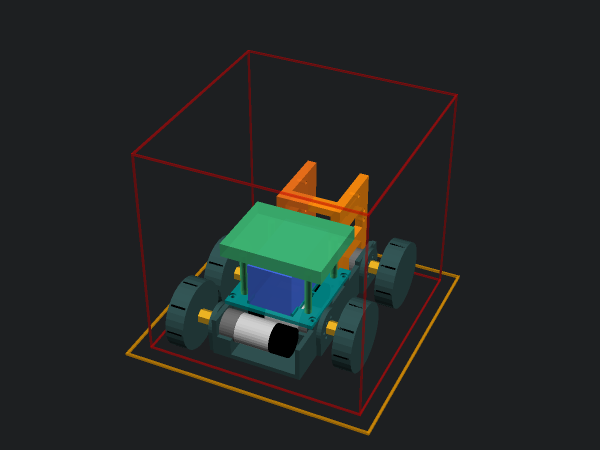
#> input picture 3D_Models/preview_full_assembly_zigzag_iso.png, 1200 x 900 px, found by its file name (shown at 1/2 size)
$ python generate_iso_comparison.py
#> lines starting #> are read from the running program, lines starting #| are printed output that depends on the picture
"""
Generate Isometric Side-by-Side Comparison:
compare_zigzag_vs_balanced_omni_iso.png
"""

import os
from PIL import Image, ImageDraw, ImageFont

BASE_DIR = r"C:\Users\vuasu\.gemini\antigravity\scratch\ORC_K2_Robot_SacHoaTriAn"
MODELS_DIR = os.path.join(BASE_DIR, "3D_Models")

img_zz_iso = os.path.join(MODELS_DIR, "preview_full_assembly_zigzag_iso.png")
img_bal_iso = os.path.join(MODELS_DIR, "preview_full_assembly_balanced_iso.png")

im_zz = Image.open(img_zz_iso).resize((800, 600), Image.Resampling.LANCZOS)
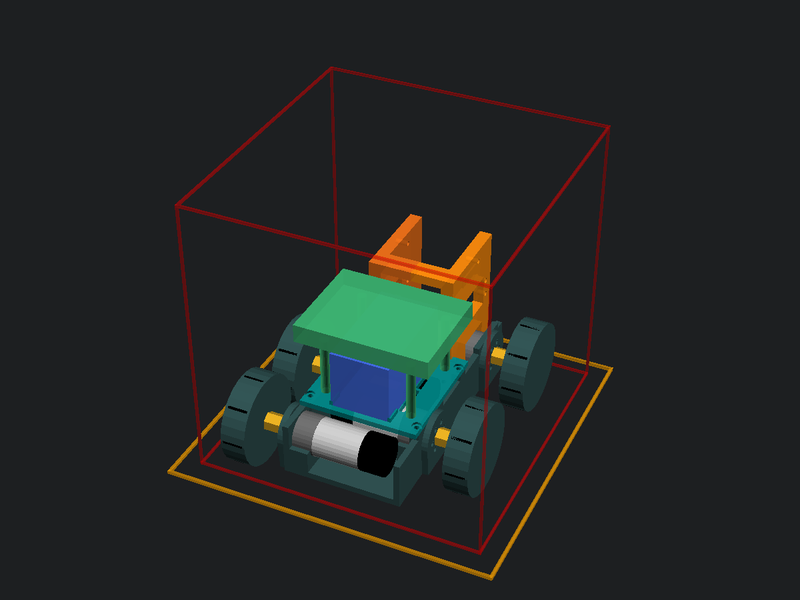
#> im_zz: PIL image 800x600 RGB; mean R, G, B 35.3, 38.7, 37.5
im_bal = Image.open(img_bal_iso).resize((800, 600), Image.Resampling.LANCZOS)
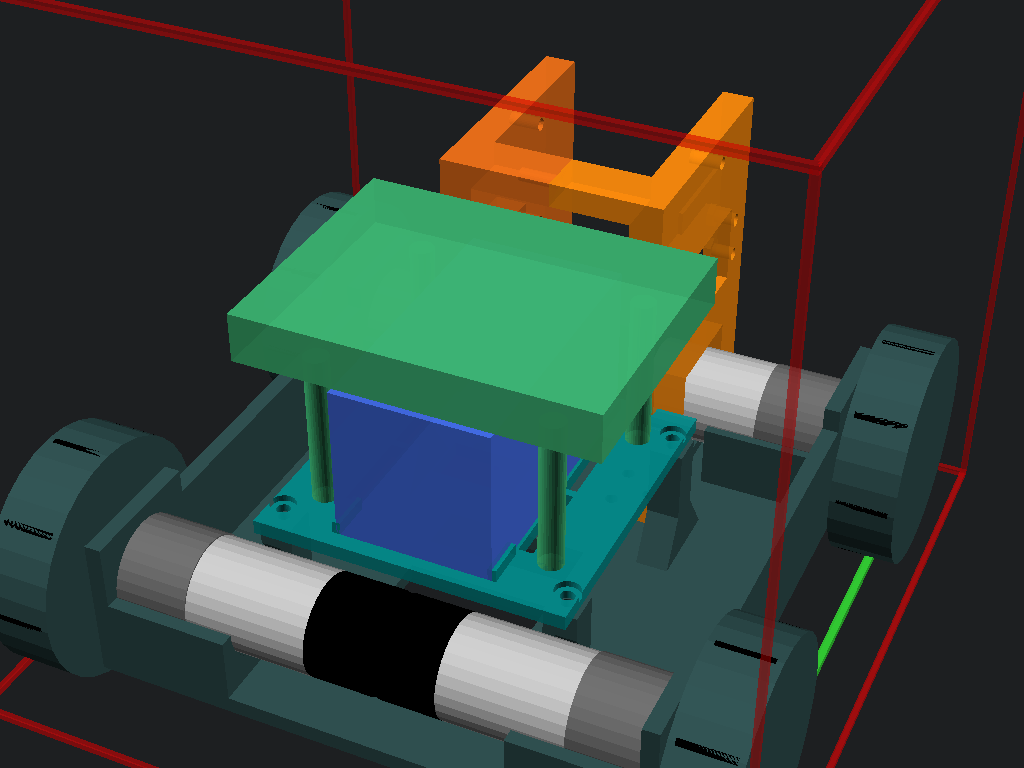
#> input picture 3D_Models/preview_full_assembly_balanced_iso.png, 1024 x 768 px, found by its file name

canvas = Image.new("RGB", (1650, 920), (20, 24, 30))
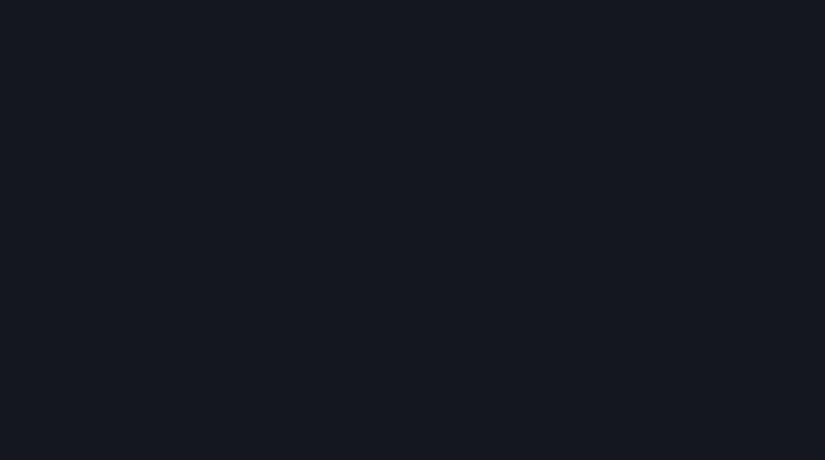
#> canvas: PIL image 1650x920 RGB (shown at 1/2 size); mean R, G, B 20, 24, 30
draw = ImageDraw.Draw(canvas)

canvas.paste(im_zz, (20, 160))
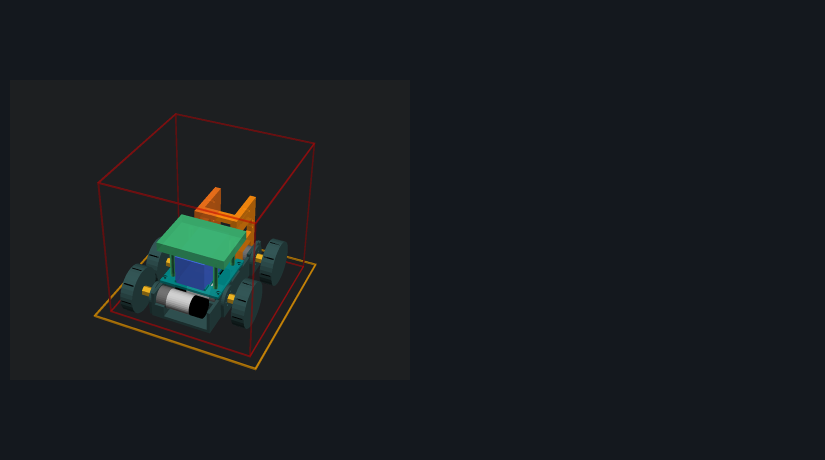
#> canvas: PIL image 1650x920 RGB (shown at 1/2 size); mean R, G, B 24.8, 28.7, 32.4
canvas.paste(im_bal, (830, 160))
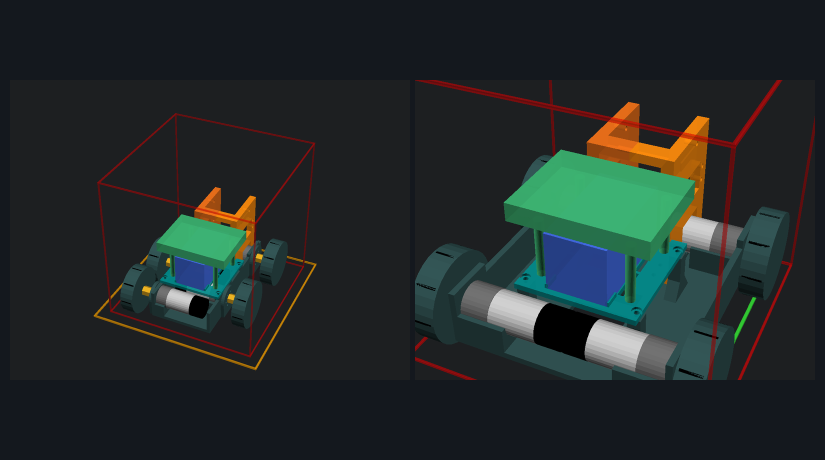
#> canvas: PIL image 1650x920 RGB (shown at 1/2 size); mean R, G, B 34.6, 41.9, 41.6

try:
    font_title = ImageFont.truetype("arialbd.ttf", 32)
    font_subtitle = ImageFont.truetype("arial.ttf", 20)
    font_header = ImageFont.truetype("arialbd.ttf", 24)
    font_body = ImageFont.truetype("arial.ttf", 18)
except:
    font_title = ImageFont.load_default()
    font_subtitle = font_title
    font_header = font_title
    font_body = font_title

draw.text((825, 30), "PHỐI CẢNH 3D LẮP RÁP TOÀN XE ROBOT SẮC HOA TRI ÂN", fill=(255, 255, 255), font=font_title, anchor="mt")
draw.text((825, 75), "ZIGZAG V9.1 (GÓC TRƯỚC-TRÁI HỔNG) vs BALANCED OMNI V10.0 (4 BÁNH ĐỐI XỨNG CHỐNG LẬT 100%)", fill=(200, 215, 230), font=font_subtitle, anchor="mt")

draw.rectangle([(20, 115), (820, 155)], fill=(180, 40, 40))
draw.text((420, 135), "BẢN CŨ: ZIGZAG SO LE (THIẾU ĐIỂM TỰA GÓC TRƯỚC)", fill=(255, 255, 255), font=font_header, anchor="mm")

draw.rectangle([(30, 770), (810, 900)], fill=(35, 40, 50), outline=(220, 60, 60), width=2)
lines_zz = [
    "- Bánh Trước-Trái nằm sâu ở Y=86mm, trong khi Tháp nâng 01B vươn tới Y=160mm",
    "- Khi tay gắp mang hoa: Robot bị bập bênh và đổ dồn về góc trước-trái",
    "- 4 Bánh xe không tạo thành hình chữ nhật cân xứng làm lệch hướng di chuyển"
]
for idx, l in enumerate(lines_zz):
    draw.text((45, 785 + idx * 32), l, fill=(255, 160, 160), font=font_body)

draw.rectangle([(830, 115), (1630, 155)], fill=(30, 140, 60))
draw.text((1230, 135), "BẢN MỚI: BALANCED OMNI BASE (CÂN BẰNG ĐỐI XỨNG HOÀN HẢO)", fill=(255, 255, 255), font=font_header, anchor="mm")

draw.rectangle([(840, 770), (1620, 900)], fill=(35, 40, 50), outline=(50, 200, 80), width=2)
lines_bal = [
    "- 2 Bánh trước nằm tại Y=142mm: Đỡ trực tiếp dưới vòm cả 2 tháp nâng 01B & 01C",
    "- 2 Bánh sau nằm tại Y=24mm: Đỡ trọn vẹn phần đuôi xe, chống bập bênh 100%",
    "- Phủ bì toàn xe 174 x 176mm: Lọt gọn trong hộp 185x185mm, in phẳng trên Bambu A1 Mini"
]
for idx, l in enumerate(lines_bal):
    draw.text((855, 785 + idx * 32), l, fill=(160, 255, 180), font=font_body)

out_comp = os.path.join(MODELS_DIR, "compare_zigzag_vs_balanced_omni_iso.png")
canvas.save(out_comp)
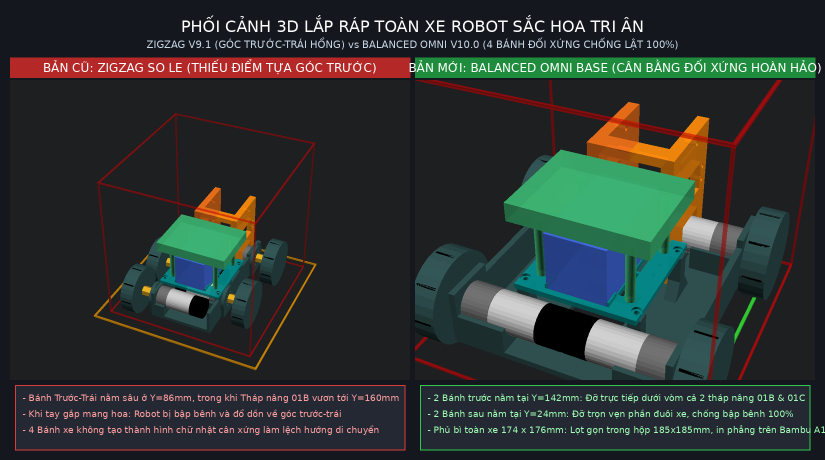
#> saved as compare_zigzag_vs_balanced_omni_iso.png: PIL image 1650x920 RGB (shown at 1/2 size); mean R, G, B 45, 51.6, 49.2
print(f"Isometric comparison generated: {out_comp} ({os.path.getsize(out_comp):,} bytes)")
